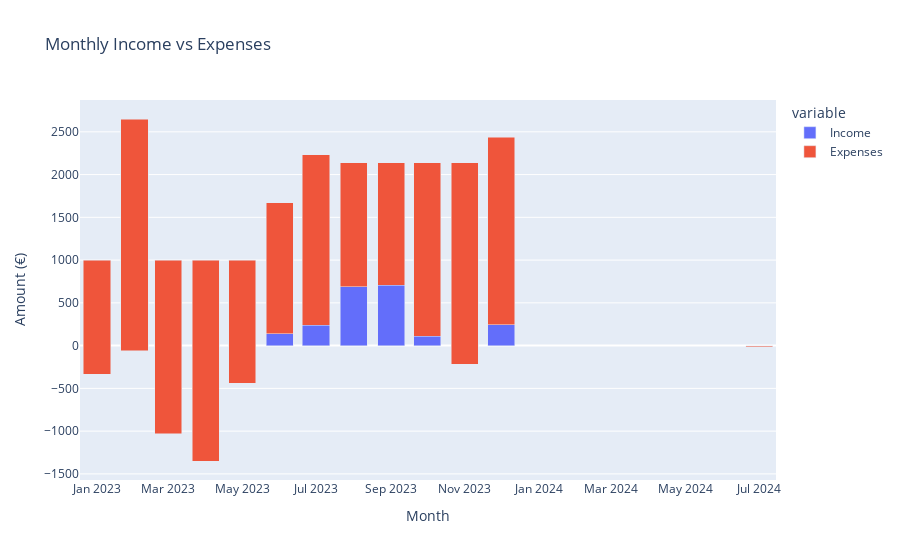

The code cell stored with this chart in its notebook:
### Code cell
def plot_monthly_income_vs_expenses(df):
    """
    Plots a stacked bar chart of monthly income versus expenses.

    Parameters:
    df (DataFrame): The DataFrame containing financial data with 'Buchungsdatum' and 'Betrag (€)' columns.

    This function calculates the total income and expenses per month and visualizes the data
    using a stacked bar chart. It categorizes the transactions as 'Income' or 'Expenses' based on
    the transaction amounts and groups them by month for comparison.
    """
    # Ensure 'Buchungsdatum' is in datetime format
    df['Buchungsdatum'] = pd.to_datetime(df['Buchungsdatum'])

    # Create a new column for the month
    df['month'] = df['Buchungsdatum'].dt.to_period('M').astype(str)  # Convert to string for better plotting

    # Classify transactions as Income or Expenses
    df['Type'] = df['Betrag (€)'].apply(lambda x: 'Income' if x > 0 else 'Expenses')
    
    # Group by month and transaction type, summing the amounts
    monthly_data = df.groupby(['month', 'Type'])['Betrag (€)'].sum().unstack().reset_index()

    # Plot using Plotly for interactive visualization
    fig = px.bar(monthly_data, x='month', y=['Income', 'Expenses'], 
                 title='Monthly Income vs Expenses',
                 labels={'value': 'Amount (€)', 'month': 'Month'},
                 barmode='stack')

    # Show the figure
    fig.show()

plot_monthly_income_vs_expenses(df)

### Figure 1 — Plotly figure (JSON) as saved in the notebook; plotly's stock layout.template omitted (floating-point values rounded to 4 significant figures)
{"data": [{"alignmentgroup": "True", "hovertemplate": "variable=Income<br>Month=%{x}<br>Amount (€)=%{y}<extra></extra>", "legendgroup": "Income", "marker": {"color": "#636efa", "pattern": {"shape": ""}}, "name": "Income", "offsetgroup": "Income", "orientation": "v", "showlegend": true, "textposition": "auto", "type": "bar", "x": ["2023-01", "2023-02", "2023-03", "2023-04", "2023-05", "2023-06", "2023-07", "2023-08", "2023-09", "2023-10", "2023-11", "2023-12", "2024-07"], "xaxis": "x", "y": [999, 2650, 999, 999, 999, 1670.0, 2232.0, 2137.0, 2137.0, 2137.0, 2137.0, 2437.0, null], "yaxis": "y"}, {"alignmentgroup": "True", "hovertemplate": "variable=Expenses<br>Month=%{x}<br>Amount (€)=%{y}<extra></extra>", "legendgroup": "Expenses", "marker": {"color": "#EF553B", "pattern": {"shape": ""}}, "name": "Expenses", "offsetgroup": "Expenses", "orientation": "v", "showlegend": true, "textposition": "auto", "type": "bar", "x": ["2023-01", "2023-02", "2023-03", "2023-04", "2023-05", "2023-06", "2023-07", "2023-08", "2023-09", "2023-10", "2023-11", "2023-12", "2024-07"], "xaxis": "x", "y": [-1332, -2713.0, -2029.0, -2348.0, -1438.0, -1528.0, -1993.0, -1452.0, -1433.0, -2029.0, -2353.0, -2193.0, -11.2], "yaxis": "y"}], "layout": {"barmode": "stack", "legend": {"title": {"text": "variable"}, "tracegroupgap": 0}, "title": {"text": "Monthly Income vs Expenses"}, "xaxis": {"anchor": "y", "domain": [0, 1], "title": {"text": "Month"}}, "yaxis": {"anchor": "x", "domain": [0, 1], "title": {"text": "Amount (€)"}}}}
